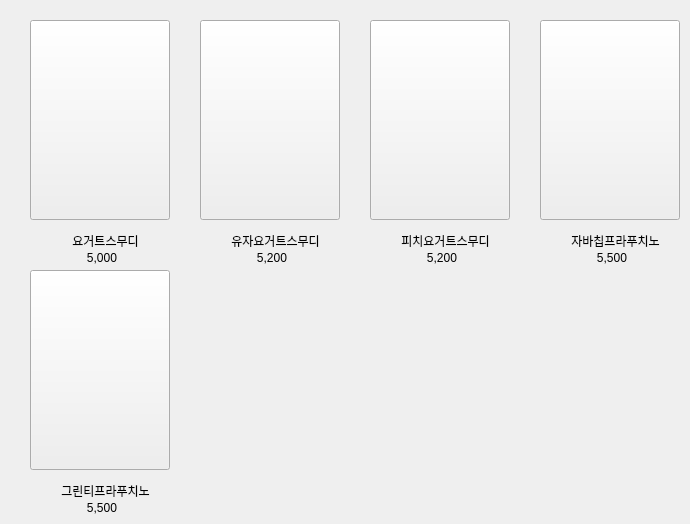
      <widget class="QWidget" name="tab_sf">
       <attribute name="title">
        <string>Smoothe＆Frappuccino</string>
       </attribute>
       <widget class="QPushButton" name="menuBtn_2_2">
        <property name="geometry">
         <rect>
          <x>200</x>
          <y>20</y>
          <width>140</width>
          <height>200</height>
         </rect>
        </property>
        <property name="text">
         <string/>
        </property>
        <property name="icon">
         <iconset>
          <normaloff>../프로젝트 사진/2)Smoothe&amp;Frappuccino/Citronyogurtsmoothie.png</normaloff>../프로젝트 사진/2)Smoothe&amp;Frappuccino/Citronyogurtsmoothie.png</iconset>
        </property>
        <property name="iconSize">
         <size>
          <width>155</width>
          <height>240</height>
         </size>
        </property>
       </widget>
       <widget class="QPushButton" name="menuBtn_2_4">
        <property name="geometry">
         <rect>
          <x>540</x>
          <y>20</y>
          <width>140</width>
          <height>200</height>
         </rect>
        </property>
        <property name="text">
         <string/>
        </property>
        <property name="icon">
         <iconset>
          <normaloff>../프로젝트 사진/2)Smoothe&amp;Frappuccino/Javachipfrappuccino.png</normaloff>../프로젝트 사진/2)Smoothe&amp;Frappuccino/Javachipfrappuccino.png</iconset>
        </property>
        <property name="iconSize">
         <size>
          <width>155</width>
          <height>240</height>
         </size>
        </property>
       </widget>
       <widget class="QPushButton" name="menuBtn_2_1">
        <property name="geometry">
         <rect>
          <x>30</x>
          <y>20</y>
          <width>140</width>
          <height>200</height>
         </rect>
        </property>
        <property name="text">
         <string/>
        </property>
        <property name="icon">
         <iconset>
          <normaloff>../프로젝트 사진/2)Smoothe&amp;Frappuccino/Yogurtsmoothie.png</normaloff>../프로젝트 사진/2)Smoothe&amp;Frappuccino/Yogurtsmoothie.png</iconset>
        </property>
        <property name="iconSize">
         <size>
          <width>155</width>
          <height>240</height>
         </size>
        </property>
       </widget>
       <widget class="QPushButton" name="menuBtn_2_3">
        <property name="enabled">
         <bool>true</bool>
        </property>
        <property name="geometry">
         <rect>
          <x>370</x>
          <y>20</y>
          <width>140</width>
          <height>200</height>
         </rect>
        </property>
        <property name="text">
         <string/>
        </property>
        <property name="icon">
         <iconset>
          <normaloff>../프로젝트 사진/2)Smoothe&amp;Frappuccino/Peachyogurtsmoothie.png</normaloff>../프로젝트 사진/2)Smoothe&amp;Frappuccino/Peachyogurtsmoothie.png</iconset>
        </property>
        <property name="iconSize">
         <size>
          <width>155</width>
          <height>240</height>
         </size>
        </property>
       </widget>
       <widget class="QPushButton" name="menuBtn_2_5">
        <property name="geometry">
         <rect>
          <x>30</x>
          <y>270</y>
          <width>140</width>
          <height>200</height>
         </rect>
        </property>
        <property name="text">
         <string/>
        </property>
        <property name="icon">
         <iconset>
          <normaloff>../프로젝트 사진/2)Smoothe&amp;Frappuccino/Greenteafrappuccino.png</normaloff>../프로젝트 사진/2)Smoothe&amp;Frappuccino/Greenteafrappuccino.png</iconset>
        </property>
        <property name="iconSize">
         <size>
          <width>155</width>
          <height>240</height>
         </size>
        </property>
       </widget>
       <widget class="QLabel" name="label_14">
        <property name="geometry">
         <rect>
          <x>40</x>
          <y>230</y>
          <width>131</width>
          <height>21</height>
         </rect>
        </property>
        <property name="text">
         <string>요거트스무디</string>
        </property>
        <property name="alignment">
         <set>Qt::AlignCenter</set>
        </property>
       </widget>
       <widget class="QLabel" name="label_15">
        <property name="geometry">
         <rect>
          <x>70</x>
          <y>250</y>
          <width>64</width>
          <height>15</height>
         </rect>
        </property>
        <property name="layoutDirection">
         <enum>Qt::LeftToRight</enum>
        </property>
        <property name="text">
         <string>5,000</string>
        </property>
        <property name="alignment">
         <set>Qt::AlignCenter</set>
        </property>
       </widget>
       <widget class="QLabel" name="label_17">
        <property name="geometry">
         <rect>
          <x>240</x>
          <y>250</y>
          <width>64</width>
          <height>15</height>
         </rect>
        </property>
        <property name="layoutDirection">
         <enum>Qt::LeftToRight</enum>
        </property>
        <property name="text">
         <string>5,200</string>
        </property>
        <property name="alignment">
         <set>Qt::AlignCenter</set>
        </property>
       </widget>
       <widget class="QLabel" name="label_16">
        <property name="geometry">
         <rect>
          <x>210</x>
          <y>230</y>
          <width>131</width>
          <height>21</height>
         </rect>
        </property>
        <property name="text">
         <string>유자요거트스무디</string>
        </property>
        <property name="alignment">
         <set>Qt::AlignCenter</set>
        </property>
       </widget>
       <widget class="QLabel" name="label_18">
        <property name="geometry">
         <rect>
          <x>380</x>
          <y>230</y>
          <width>131</width>
          <height>21</height>
         </rect>
        </property>
        <property name="text">
         <string>피치요거트스무디</string>
        </property>
        <property name="alignment">
         <set>Qt::AlignCenter</set>
        </property>
       </widget>
       <widget class="QLabel" name="label_19">
        <property name="geometry">
         <rect>
          <x>410</x>
          <y>250</y>
          <width>64</width>
          <height>15</height>
         </rect>
        </property>
        <property name="layoutDirection">
         <enum>Qt::LeftToRight</enum>
        </property>
        <property name="text">
         <string>5,200</string>
        </property>
        <property name="alignment">
         <set>Qt::AlignCenter</set>
        </property>
       </widget>
       <widget class="QLabel" name="label_20">
        <property name="geometry">
         <rect>
          <x>550</x>
          <y>230</y>
          <width>131</width>
          <height>21</height>
         </rect>
        </property>
        <property name="text">
         <string>자바칩프라푸치노</string>
        </property>
        <property name="alignment">
         <set>Qt::AlignCenter</set>
        </property>
       </widget>
       <widget class="QLabel" name="label_21">
        <property name="geometry">
         <rect>
          <x>580</x>
          <y>250</y>
          <width>64</width>
          <height>15</height>
         </rect>
        </property>
        <property name="layoutDirection">
         <enum>Qt::LeftToRight</enum>
        </property>
        <property name="text">
         <string>5,500</string>
        </property>
        <property name="alignment">
         <set>Qt::AlignCenter</set>
        </property>
       </widget>
       <widget class="QLabel" name="label_22">
        <property name="geometry">
         <rect>
          <x>40</x>
          <y>480</y>
          <width>131</width>
          <height>21</height>
         </rect>
        </property>
        <property name="text">
         <string>그린티프라푸치노</string>
        </property>
        <property name="alignment">
         <set>Qt::AlignCenter</set>
        </property>
       </widget>
       <widget class="QLabel" name="label_23">
        <property name="geometry">
         <rect>
          <x>70</x>
          <y>500</y>
          <width>64</width>
          <height>15</height>
         </rect>
        </property>
        <property name="layoutDirection">
         <enum>Qt::LeftToRight</enum>
        </property>
        <property name="text">
         <string>5,500</string>
        </property>
        <property name="alignment">
         <set>Qt::AlignCenter</set>
        </property>
       </widget>
      </widget>
